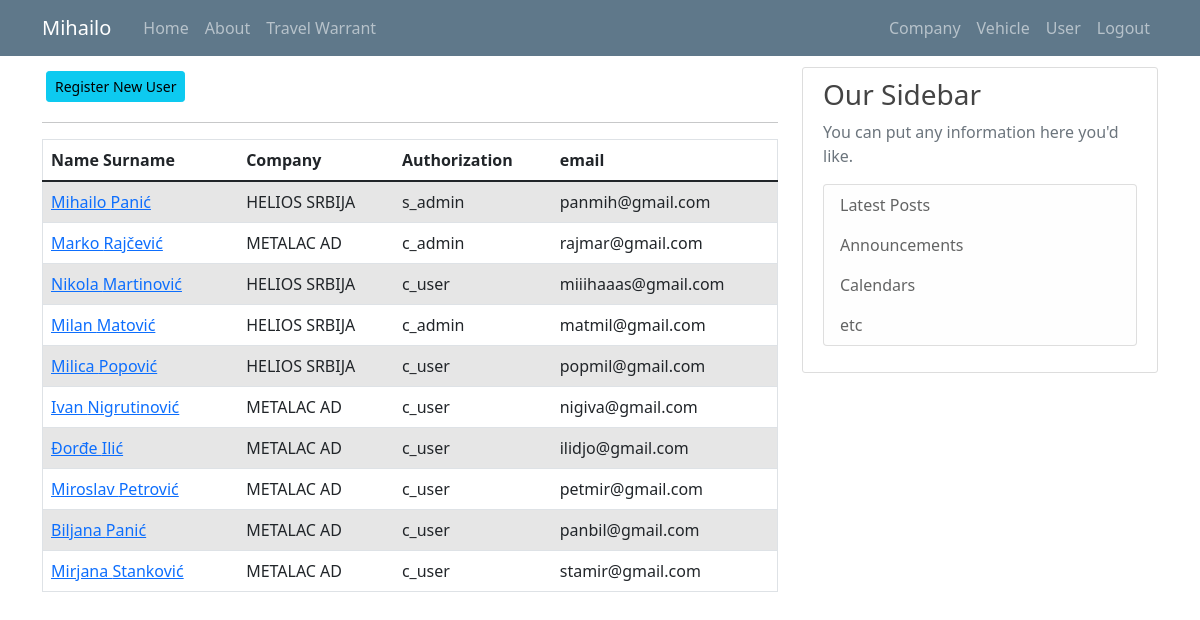
/user_list (signed in), run on an earlier commit of the app's database.
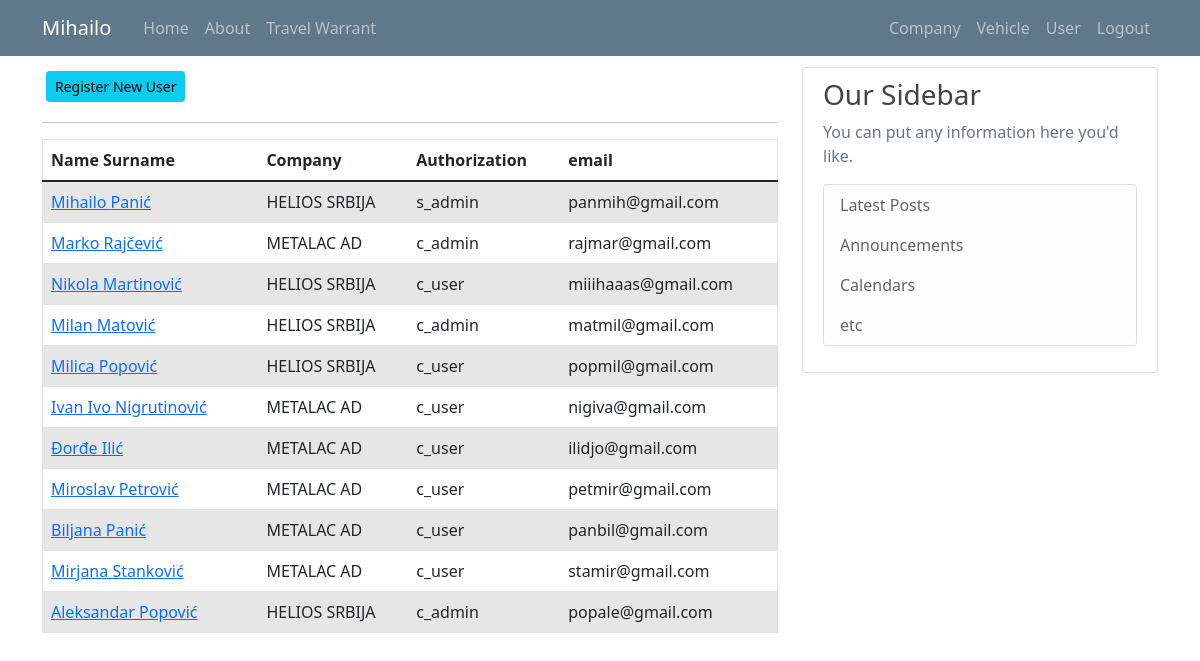
And on a later commit of the database.
### putninalozi/models.py (models this page shows, shortened)
class User(db.Model, UserMixin):
    id = db.Column(db.Integer, primary_key=True)
    email = db.Column(db.String(120), unique=True, nullable=False)
    old_email = db.Column(db.String(120), unique=False, nullable=False)
    password = db.Column(db.String(60), nullable = False)
    name = db.Column(db.String(20), unique=False, nullable=False)
    surname = db.Column(db.String(20), unique=False, nullable=False)
    authorization = db.Column(db.String(10), nullable = False) # ovde treba da budu tipovi korisnika: S_admin, C_admin, C_user
    company_id = db.Column(db.Integer, db.ForeignKey('company.id'), nullable=True)
    travelwarrants = db.relationship('TravelWarrant', backref='travelwarrant_user', lazy=True)

class Company(db.Model):
    id = db.Column(db.Integer, primary_key=True)
    companyname = db.Column(db.String(20), unique=True, nullable=False)         #Helios, Metalac, Tetrapak, Foka, Papir Print
    company_address = db.Column(db.String(20), unique=False, nullable=False)
    company_address_number = db.Column(db.Integer, nullable=False)
    company_zip_code = db.Column(db.Integer, nullable=False)
    company_city = db.Column(db.String(20), unique=False, nullable=False)
    company_state = db.Column(db.String(20), unique=False, nullable=False)
    company_pib = db.Column(db.Integer, nullable=False)
    company_mb = db.Column(db.Integer, nullable=False)
    company_site = db.Column(db.String(20), unique=True, nullable=False) #vidi imali neki model tipa db.Link()
    company_mail = db.Column(db.String(120), unique=True, nullable=False)
    company_phone = db.Column(db.Integer, nullable=False)
    company_logo = db.Column(db.String(60), nullable=False)
    users = db.relationship('User', backref='user_company', lazy=True)
    vehicles = db.relationship('Vehicle', backref='vehicle_company', lazy=True)
    travelwarrants = db.relationship('TravelWarrant', backref='travelwarrant_company', lazy=True)

### putninalozi/users/routes.py (the view)
@users.route("/user_list")
def user_list():
    if not current_user.is_authenticated:
        flash('You have to be logged in to access this page', 'danger')
        return redirect(url_for('users.login'))
    users = User.query.all()
    return render_template('user_list.html', title='Users', users=users)

### putninalozi/models.py (called while the page is built)
@login_manager.user_loader
def load_user(user_id):
    return User.query.get(int(user_id))

### putninalozi/templates/user_list.html (shortened to what this page needs)
{% extends "layout.html" %}
{% block content %}
{% if current_user.authorization != 'c_user' %}
  <a class="btn btn-info btn-sm m-1" href="{{ url_for('users.register_u') }}">Register New User</a>
{% endif %}
<hr>
<table id="data" border="1" class="table table-striped">
  {% if current_user.authorization == 's_admin' %}
    <thead>
      <tr id="header">
        <th>Name Surname</th>
        <th>Company</th>
        <th>Authorization</th>
        <th>email</th>
      </tr>
    </thead>
    <tbody>
      {% for user in users %}
        <tr>
          <td> <a class="mr-2" href="{{ url_for('users.user_profile', user_id=user.id) }}" title="Edit User">{{ user.name }} {{ user.surname }}</a> </td>
          <td>{{ user.user_company.companyname }}</td>
          <td>{{ user.authorization }}</td>
          <td>{{ user.email }}</td>
        </tr>
      {% endfor %}
    </tbody>
  {% endif %}
</table>
{% endblock %}

### putninalozi/templates/layout.html (shortened to what this page needs)
<!doctype html>
<html lang="en">
  <head>
    <link rel="stylesheet" href="https://cdn.jsdelivr.net/npm/bootstrap@4.3.1/dist/css/bootstrap.min.css">
    <link rel="stylesheet" type="text/css" href="{{ url_for('static', filename='main.css') }}">
    <link href="https://cdn.jsdelivr.net/npm/bootstrap@5.0.1/dist/css/bootstrap.min.css" rel="stylesheet">
    <link rel="stylesheet" type="text/css" href="https://cdn.datatables.net/1.10.25/css/dataTables.bootstrap5.css">
  </head>
  <body>
    <header class="site-header">
      <nav class="navbar navbar-expand-md navbar-dark bg-steel fixed-top">
        <div class="container">
          <a class="navbar-brand mr-4" href="/">{{ current_user.name }}</a>
          <div class="collapse navbar-collapse" id="navbarToggle">
            <div class="navbar-nav mr-auto">
              {% if current_user.is_authenticated %}
                <a class="nav-item nav-link" href="{{ url_for('main.home') }}">Home</a>
                <a class="nav-item nav-link" href="{{ url_for('main.about') }}">About</a>
                <a class="nav-item nav-link" href="{{ url_for('travel_warrants.travel_warrant_list') }}">Travel Warrant</a>
              {% else %}
                <a class="nav-item nav-link" href="{{ url_for('main.home') }}">Home</a>
                <a class="nav-item nav-link" href="{{ url_for('main.about') }}">About</a>
              {% endif %}
            </div>
            <div class="navbar-nav">
              {% if current_user.is_authenticated %}
                {% if current_user.authorization == 's_admin' %}
                  <a class="nav-item nav-link" href="{{ url_for('companys.company_list') }}">Company</a>
                  <a class="nav-item nav-link" href="{{ url_for('vehicles.vehicle_list') }}">Vehicle</a>
                  <a class="nav-item nav-link" href="{{ url_for('users.user_list') }}">User</a>
                  <a class="nav-item nav-link" href="{{ url_for('users.logout') }}">Logout</a>
                {% else %}
                  <a class="nav-item nav-link" href="{{ url_for('users.user_list') }}">User</a>
                  <a class="nav-item nav-link" href="{{ url_for('users.logout') }}">Logout</a>
                {% endif %}
              {% else %}
                <a class="nav-item nav-link" href="{{ url_for('users.login') }}">Login</a>
              {% endif %}
            </div>
          </div>
        </div>
      </nav>
    </header>
    <main role="main" class="container">
      <div class="row">
        <div class="col-md-8">
          {% block content %}{% endblock %}
        </div>
        <div class="col-md-4">
          <div class="content-section">
            <h3>Our Sidebar</h3>
            <p class='text-muted'>You can put any information here you'd like.
              <ul class="list-group">
                <li class="list-group-item list-group-item-light">Latest Posts</li>
                <li class="list-group-item list-group-item-light">Announcements</li>
                <li class="list-group-item list-group-item-light">Calendars</li>
                <li class="list-group-item list-group-item-light">etc</li>
              </ul>
            </p>
          </div>
        </div>
      </div>
    </main>
  </body>
</html>

What changed in the data, as far as the page shows it:
changed User "Nigrutinović": name "Ivan" → "Ivan Ivo"
added User: name "Aleksandar", surname "Popović", user_company.companyname "HELIOS SRBIJA", authorization "c_admin", email "popale@gmail.com"
